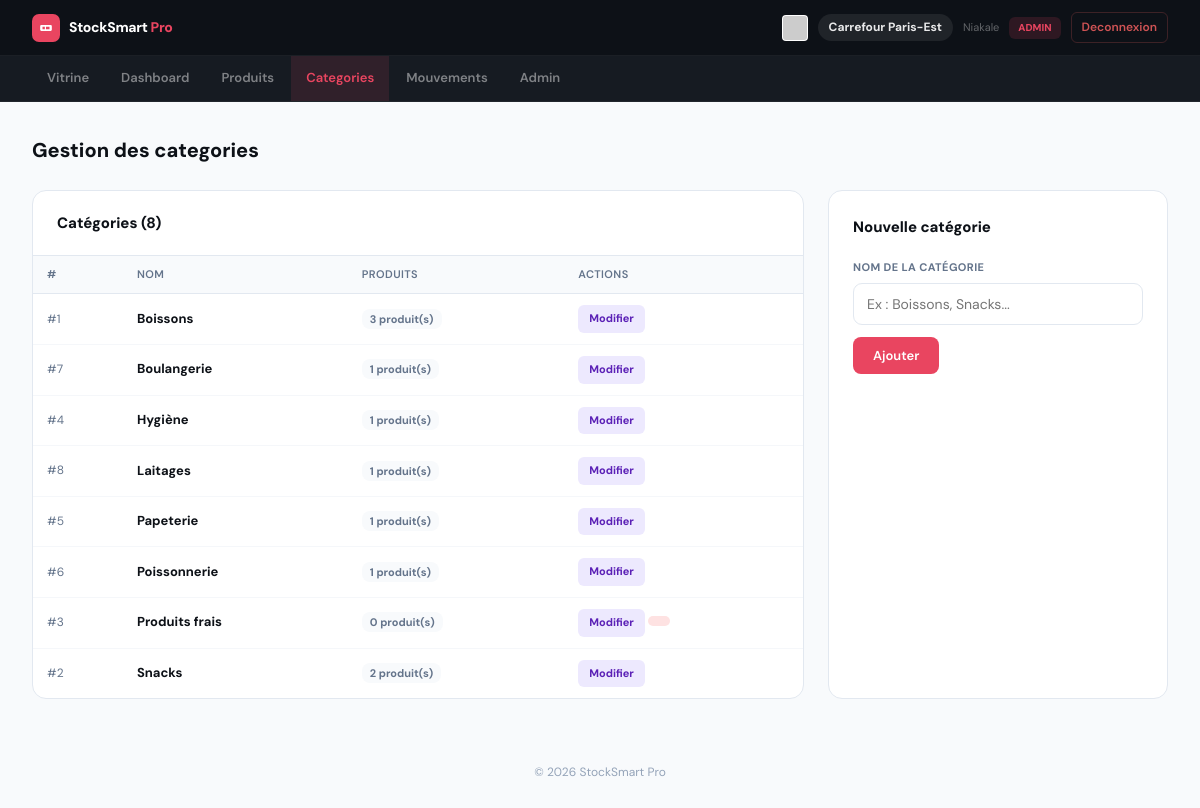
The app's page /pages/categories.php (signed in) with its own data.
### tables this page shows
CREATE TABLE IF NOT EXISTS categories (
  id   INT AUTO_INCREMENT PRIMARY KEY,
  nom  VARCHAR(100) NOT NULL UNIQUE
);

### config.php (called while the page is built, shortened)
<?php
function canDelete(): bool {
    return in_array($_SESSION['user_role'] ?? '', ['admin', 'gerant']);
}
function h(string $s): string {
    return htmlspecialchars($s, ENT_QUOTES, 'UTF-8');
}
?>

### pages/categories.php (the view, shortened to what this page needs)
<?php
require_once '../config.php';
$edit_cat = null;
$categories = $pdo->query("SELECT c.*, (SELECT COUNT(*) FROM produits WHERE categorie_id = c.id) AS nb_produits FROM categories c ORDER BY c.nom")->fetchAll();
?>
<!DOCTYPE html>
<html lang="fr">
<head>
</head>
<body>
<?php require_once '../_nav.php'; ?>
<div class="container">
  <div class="page-title">Gestion des categories</div>
  <div class="grid">
    <div class="card">
      <div class="card-header">
        <div class="card-title">Catégories (<?= count($categories) ?>)</div>
      </div>
      <table>
        <thead><tr><th>#</th><th>Nom</th><th>Produits</th><th>Actions</th></tr></thead>
        <tbody>
          <?php foreach ($categories as $cat): ?>
          <tr>
            <td style="color:var(--mid);font-size:12px;">#<?= $cat['id'] ?></td>
            <td style="font-weight:700;"><?= h($cat['nom']) ?></td>
            <td><span class="badge-count"><?= $cat['nb_produits'] ?> produit(s)</span></td>
            <td>
              <a href="?edit=<?= $cat['id'] ?>" class="btn-sm btn-edit">Modifier</a>
              <?php if (canDelete() && $cat['nb_produits'] == 0): ?>
                <a href="?supprimer=<?= $cat['id'] ?>" class="btn-sm btn-delete" onclick="return confirm('Supprimer <?= h($cat['nom']) ?> ?')"></a>
              <?php endif; ?>
            </td>
          </tr>
          <?php endforeach; ?>
        </tbody>
      </table>
    </div>
    <div class="form-card">
      <h3><?= $edit_cat ? 'Modifier la catégorie' : 'Nouvelle catégorie' ?></h3>
      <form method="POST">
        <label>Nom de la catégorie</label>
        <input type="text" name="nom" value="<?= $edit_cat ? h($edit_cat['nom']) : '' ?>" placeholder="Ex : Boissons, Snacks..." required>
        <div style="display:flex;gap:10px;flex-wrap:wrap;">
          <button type="submit" name="<?= $edit_cat ? 'modifier' : 'ajouter' ?>" class="btn btn-red">
            <?= $edit_cat ? 'Enregistrer' : 'Ajouter' ?>
          </button>
        </div>
      </form>
    </div>
  </div>
</div>
<footer style="text-align:center;padding:2rem;color:#94a3b8;font-size:12px;">© <?= date('Y') ?> StockSmart Pro</footer>
</body>
</html>

### css/style.css (style rules this page uses)
*, *::before, *::after { box-sizing: border-box; margin: 0; padding: 0; }
:root { --red: #e94560; --red-light: rgba(233, 69, 96, 0.1); --dark: #0d1117; --dark2: #161b22; --mid: #64748b; --border: #e2e8f0; --light: #f8fafc; --success: #22c55e; --success-bg: #dcfce7; --success-text: #166534; --warning: #f59e0b; --warning-bg: #fef3c7; --warning-text: #92400e; --danger: #e94560; --danger-bg: #fee2e2; --danger-text: #991b1b; --radius: 12px; --shadow: 0 4px 20px rgba(0, 0, 0, 0.06); --shadow-md: 0 8px 30px rgba(0, 0, 0, 0.1); }
body { font-family: 'DM Sans', system-ui, -apple-system, sans-serif; background: var(--light); color: #0d1117; line-height: 1.6; -webkit-font-smoothing: antialiased; }
.page-entity, .container { max-width: 1200px; margin: 2rem auto; padding: 0 2rem; }
table { width: 100%; border-collapse: collapse; }
thead th { background: var(--light); font-size: 11px; font-weight: 600; color: var(--mid); text-transform: uppercase; letter-spacing: 0.4px; padding: 10px 14px; text-align: left; border-bottom: 1px solid var(--border); }
tbody tr { border-bottom: 1px solid #f5f7fa; transition: background 0.1s; }
tbody tr:last-child { border-bottom: none; }
tbody td { padding: 11px 14px; font-size: 13px; vertical-align: middle; }
.btn { display: inline-flex; align-items: center; gap: 6px; padding: 10px 20px; border-radius: 8px; font-size: 13px; font-weight: 600; cursor: pointer; border: none; font-family: inherit; text-decoration: none; transition: all 0.15s; }
.btn-primary, .btn-red { background: var(--red); color: #fff; }
.btn-sm { padding: 5px 11px; border-radius: 6px; font-size: 11px; }
.btn-edit { background: #ede9fe; color: #5b21b6; }
.btn-delete { background: var(--danger-bg); color: var(--danger-text); }
footer { text-align: center; padding: 2rem; color: #94a3b8; font-size: 12px; font-family: 'DM Sans', sans-serif; }

### pages/categories.php (style rules this page uses)
*, *::before, *::after { box-sizing:border-box; margin:0; padding:0; }
:root { --red:#e94560; --mid:#64748b; --border:#e2e8f0; --light:#f8fafc; }
body { font-family:'Inter',system-ui,sans-serif; background:var(--light); color:#0d1117; }
.container { max-width:900px; margin:2rem auto; padding:0 2rem; }
.page-title { font-size:20px; font-weight:800; margin-bottom:1.5rem; }
.grid { display:grid; grid-template-columns:1fr 340px; gap:1.5rem; }
.card { background:#fff; border-radius:14px; border:1px solid var(--border); overflow:hidden; }
.card-header { padding:1.25rem 1.5rem; border-bottom:1px solid var(--border); display:flex; align-items:center; justify-content:space-between; }
.card-title { font-size:15px; font-weight:800; }
table { width:100%; border-collapse:collapse; }
thead th { background:var(--light); font-size:11px; font-weight:600; color:var(--mid); text-transform:uppercase; letter-spacing:.4px; padding:10px 16px; text-align:left; border-bottom:1px solid var(--border); }
tbody tr { border-bottom:1px solid #f5f7fa; }
tbody tr:last-child { border-bottom:none; }
tbody td { padding:12px 16px; font-size:13px; }
.badge-count { background:var(--light); color:var(--mid); font-size:11px; font-weight:700; padding:3px 8px; border-radius:8px; }
.form-card { background:#fff; border-radius:14px; border:1px solid var(--border); padding:1.5rem; }
.form-card h3 { font-size:15px; font-weight:800; margin-bottom:1.25rem; }
label { display:block; font-size:11px; font-weight:700; color:var(--mid); margin-bottom:7px; text-transform:uppercase; letter-spacing:.4px; }
input[type=text] { width:100%; padding:11px 13px; border-radius:9px; border:1px solid var(--border); font-family:inherit; font-size:14px; outline:none; transition:border-color .15s; }
.btn { padding:11px 20px; border-radius:9px; font-size:13px; font-weight:700; cursor:pointer; border:none; font-family:inherit; text-decoration:none; display:inline-flex; align-items:center; gap:6px; transition:all .15s; margin-top:12px; }
.btn-red { background:var(--red); color:#fff; }
.btn-sm { padding:5px 11px; border-radius:6px; font-size:11px; font-weight:700; cursor:pointer; border:none; text-decoration:none; display:inline-flex; align-items:center; gap:3px; }
.btn-edit { background:#ede9fe; color:#5b21b6; }
.btn-delete { background:#fee2e2; color:#991b1b; }

### records on screen
categories: id "1", nom "Boissons", nb_produits "3"
categories: id "7", nom "Boulangerie", nb_produits "1"
categories: id "4", nom "Hygiène", nb_produits "1"
categories: id "8", nom "Laitages", nb_produits "1"
categories: id "5", nom "Papeterie", nb_produits "1"
categories: id "6", nom "Poissonnerie", nb_produits "1"
categories: id "3", nom "Produits frais", nb_produits "0"
categories: id "2", nom "Snacks", nb_produits "2"

### other values on screen
$_SESSION['enseigne_nom'] "Carrefour Paris-Est"
$_SESSION['user_prenom'] "Niakale"
$_SESSION['user_role'] "ADMIN"
$label "Vitrine"
$label "Dashboard"
$label "Produits"
$label "Categories"
$label "Mouvements"
$label "Admin"
count($categories) "8"
